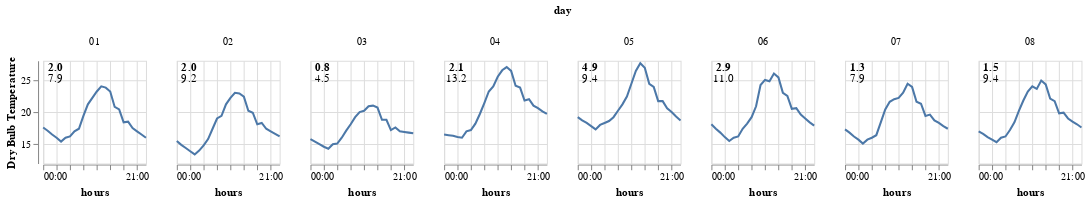

Notebook source saved alongside this figure:
### Code cell
base = alt.Chart(join_df).mark_line().encode(
alt.X('hours(datetime):T', title="hours"),
alt.Y("Dry Bulb Temperature").scale(zero=False)
).properties(width=100, height=100)

text1 = base.mark_text(baseline="top").encode(
    y=alt.value(12),
    x=alt.value(12),
    # all the same value on a given day, so mean is taking the unique
    text=alt.Text("global var", aggregate="mean", format=".1f", title="glob") 
)

text2 = base.mark_text(baseline="bottom", fontWeight="bold").encode(
    y=alt.value(12),
    x=alt.value(12),
    # all the same value on a given day, so mean is taking the unique
    text=alt.Text("aftenoon var", aggregate="mean", format=".1f") 
)

chart = (base + text1 + text2).facet(column=alt.Column('date(datetime):O', title="day"))
chart

### Figure 1 — Vega-Lite specification as saved in the notebook (floating-point values rounded to 4 significant figures; data arrays with more than 128 entries replaced by an {"elided": "..."} marker saying what was removed)
{"config": {"view": {"continuousWidth": 300, "continuousHeight": 300}}, "data": {"name": "data-eb147e38f01ae3630d1e70dd6544f515"}, "facet": {"column": {"field": "datetime", "timeUnit": "date", "title": "day", "type": "ordinal"}}, "spec": {"layer": [{"mark": {"type": "line"}, "encoding": {"x": {"field": "datetime", "timeUnit": "hours", "title": "hours", "type": "temporal"}, "y": {"field": "Dry Bulb Temperature", "scale": {"zero": false}, "type": "quantitative"}}}, {"mark": {"type": "text", "baseline": "top"}, "encoding": {"text": {"aggregate": "mean", "field": "global var", "format": ".1f", "title": "glob", "type": "quantitative"}, "x": {"value": 12}, "y": {"value": 12}}}, {"mark": {"type": "text", "baseline": "bottom", "fontWeight": "bold"}, "encoding": {"text": {"aggregate": "mean", "field": "aftenoon var", "format": ".1f", "type": "quantitative"}, "x": {"value": 12}, "y": {"value": 12}}}], "height": 100, "width": 100}, "$schema": "https://vega.github.io/schema/vega-lite/v5.20.1.json", "datasets": {"data-eb147e38f01ae3630d1e70dd6544f515": {"elided": "192 records"}}}
